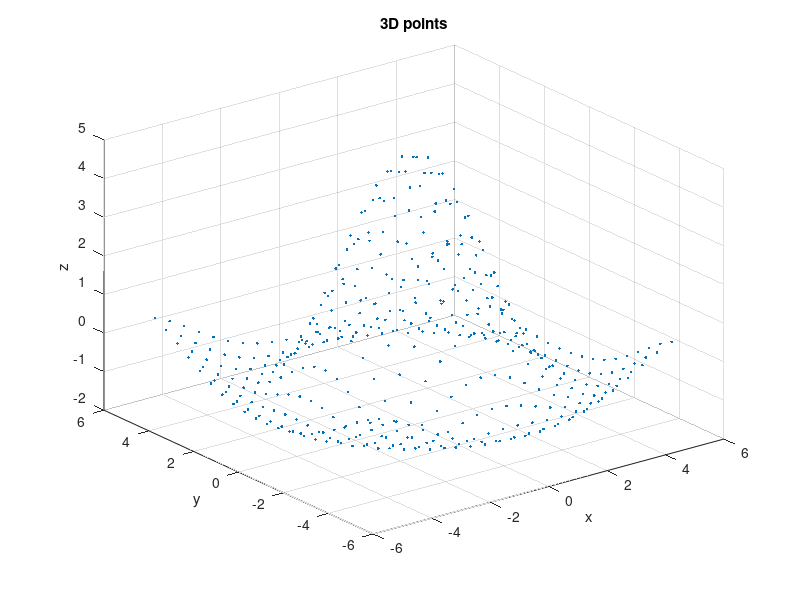
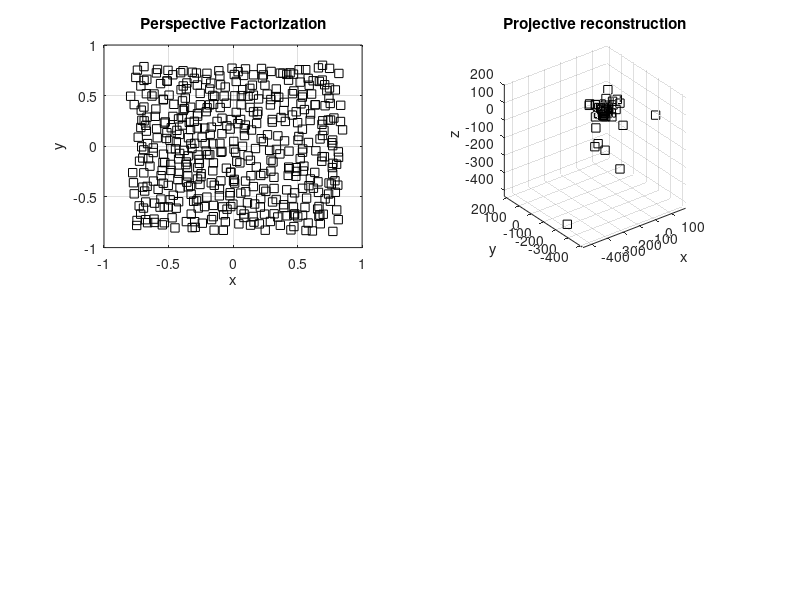
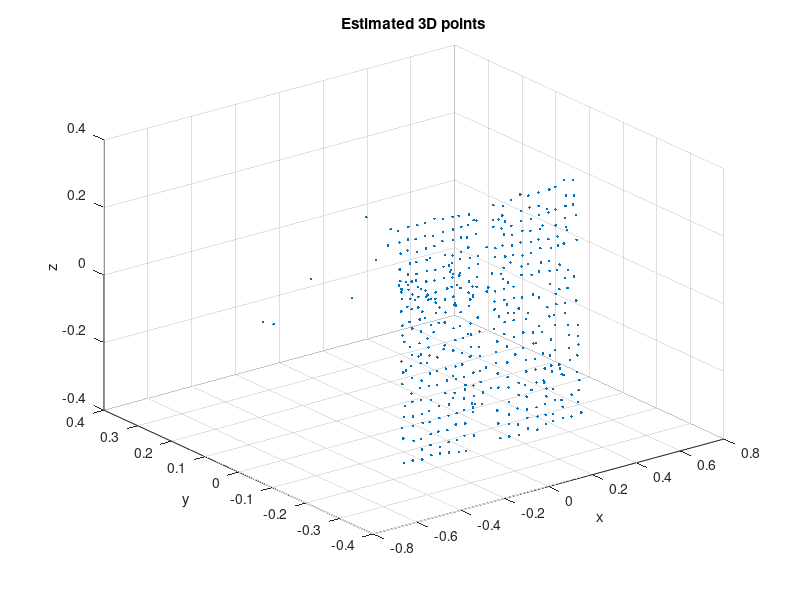

MATLAB code for these plots, in order: (Note: this script raises an error after producing the figures.)
%%%%%%%%%%%%%%%%%%%%%%%%%%%%%%%%%%%%%%%%%%%%%%%%%%%%%%
% Interventional Medical Image Processing (IMIP)
% SS 2011
% (C) University Erlangen-Nuremberg
% Author: Attila Budai & Jan Paulus
% Exercise 3: Perspective Factorization & Homography                                             
% NOTE: Complete the '???' lines!                                       
%%%%%%%%%%%%%%%%%%%%%%%%%%%%%%%%%%%%%%%%%%%%%%%%%%%%%%

clear all;
close all;

% Normalize the image data using isotropic scaling due to numerical
% instabilities
% 0: no
% 1: yes
ISO_SCALING = 1; 

noiseLevel = 0.09;
xmin = -1;
xmax = 1;
ymin = -1;
ymax = 1;

% create point correspondences
[X,Y] = meshgrid(-5.1:.5:4.9);
R = sqrt(X.^2 + Y.^2) + eps;
Z = 5 * sin(R)./R;
xc = X(:);
yc = Y(:);
zc = Z(:);

% create homogeneous coordinates
[m,n] = size(xc);
x4d = [xc(:), yc(:), zc(:), ones(m*n,1)]';

figure(1); 
plot3( xc(:), yc(:), zc(:), '.' ); 
xlabel('x');
ylabel('y');
zlabel('z');
grid on
drawnow;
title('3D points');

numberOfTrackedPoints = length(xc);
numberOfFrames = 20; 

P = zeros(numberOfFrames, 3, 4);
points = zeros(numberOfTrackedPoints, numberOfFrames, 2);

% (u0, v0) principal point 
u0 = 0.0;
v0 = 0.0;
f = 0.050; % focal length 50 mm = 0.05 m

px = 0.0004;
py = 0.0004;
sx = f/px;
sy = f/py;
s = 0;

KPR = [ sx s  u0 0;
        0  sy v0 0;
        0  0  1  0];

% rotation angle of each frame
angleStep = 9 / 180 * pi;
rotAngle = numberOfFrames*angleStep; % = pi -> 180 degree

cd = 1; 
number = 1;

% translation vector (x/y plane)
t1 =  0;
t2 =  0;
t3 =  800; % 700: more distance, 400: lower distance

% rotate camera around y-axis
alphay = 0;
alphaz = 0;
alphax = 0;

for alphay=0:angleStep:(rotAngle-angleStep)
    alphay;
    number;
    
    RotX = [ 1  0                 0;
             0  cd*cos(alphax)   cd*(-sin(alphax));
             0  cd*sin(alphax)   cd*cos(alphax)];
         
    RotY = [ cd*cos(alphay)  0   cd*(-sin(alphay));
             0               1   0;
             cd*sin(alphay)  0   cd*cos(alphay)];
         
    RotZ = [ cd*cos(alphaz)  cd*(-sin(alphaz))  0;
             cd*sin(alphaz)  cd*cos(alphaz)     0;
             0               0                  1];
               
    Rot = RotX * RotY * RotZ;     
    
    % extrinsic parameters (R,t)
    T = [t1 t2 t3]';
    R = [ Rot   T;
          0 0 0 1];
      
    % resulting 3x4 projection matrix = intrinsic * extrinsic
    Pt = KPR*R;
    
    % perspective projection of the points
    x2d = Pt * x4d;
    x = x2d(1,:) ./ x2d(3,:);
    y = x2d(2,:) ./ x2d(3,:);
    err = rand(size(x))-0.5;
    x(:) = x(:) + noiseLevel.* err(:);
    err = rand(size(x))-0.5;
    y(:) = y(:) + noiseLevel.* err(:);
    points(:,number,1) = x;
    points(:,number,2) = y;
    
    figure(2);
    subplot(2,2,1); 
    plot(points(:, number, 1), points(:, number, 2), 'ks') % o
    axis([xmin xmax ymin ymax])
    title('Perspective Factorization');
    xlabel('x');
    ylabel('y');
    grid on
    drawnow
    pause(0.5)
    P(number,:,:) = Pt;
    number = number + 1;    
end

% point correspondences are stored in:
% points(pointIndex, frameIndex, dimension)

if(ISO_SCALING) 
    
    %%%%%%%%%%%%%%%%%%%%%%%%%%%%%%%%%%%%%%%%%%%%%%%%%%%%%%%%%%%%%
    % (1) Translation of the points that their dentroid is at the origin
    % (2) Scaling that the average distance from the origin is equal to
    %     sqrt(2)
    % (3) This transformation is applied to each of the images independently
    %%%%%%%%%%%%%%%%%%%%%%%%%%%%%%%%%%%%%%%%%%%%%%%%%%%%%%%%%%%%%     
     for i=1:numberOfFrames
        i;
        pts = zeros(3, numberOfTrackedPoints);
        pts(1,:) = points(:,i,1);
        pts(2,:) = points(:,i,2);
        pts(3,:) = ones(1,numberOfTrackedPoints);
        xn = pts(1:2,:);            % xn is a (2xN) matrix
        N = size(xn,2);             % = numberOfTrackedPoints
        t = (1/N) * sum(xn,2);      % this is the (x,y) centroid of the points (2x1); sum along the second dimension
        xnc = xn - t*ones(1,N);     % center the points; xnc is a (2xN) matrix
        center(:,i,1) = xnc(1,:);
        center(:,i,2) = xnc(2,:);
        
        dc = sqrt(sum(xnc.^2));     % distance of each new calculated point to the origin (0,0); dc is (1xN) vector
        davg = (1/N)*sum(dc);       % average distance to the origin
        s = sqrt(2)/davg;           % the scale factor, so that average distance is sqrt(2)
        T = [s*eye(2), -s*t ; 0 0 1];   % transformation matrix
        pts = T * pts;
        points(:,i,1) = pts(1,:);
        points(:,i,2) = pts(2,:);
        
        a=sqrt(points(:,i,1).*points(:,i,1) + points(:,i,2).*points(:,i,2));
        avglength=(1/numberOfTrackedPoints).*(sum(sum(a)));
        
        originX=(1/numberOfTrackedPoints).*sum(sum(points(:,i,1)));
        originY=(1/numberOfTrackedPoints).*sum(sum(points(:,i,2)));
    end
end

% Part I  Perspective Factorization
translations = zeros(numberOfFrames, 2);
measurementMatrix = zeros(3*numberOfFrames, numberOfTrackedPoints);

% initialize projective depth with ones
lambda = ones(numberOfFrames, numberOfTrackedPoints);

%%%%%%%%%%%%%%%%%%%%%%%%%%%%%%%%%%%%%%%%%%%%%%%%%%%%%%%%%%%%%
% (4) Compute for each frame the mean of image point coordinates
% (5) Subtract the mean from the image coordinates 
%%%%%%%%%%%%%%%%%%%%%%%%%%%%%%%%%%%%%%%%%%%%%%%%%%%%%%%%%%%%%
n = 1;
for i=1:numberOfFrames
     measurementMatrix(n,:) = points(:, i, 1);
     measurementMatrix(n+1,:) = points(:, i, 2);  
     measurementMatrix(n+2,:) = 1;
    n = n + 3;
end

% keep the original measurement matrix
W = measurementMatrix;

lc = 0.5;
lambdaChange = 1000;
oldLambda = 2000;

while(abs(lambdaChange-oldLambda) > lc) 
    %for lo = 1:5 % fixed number of iterations
        change = abs(lambdaChange-oldLambda);

        %%%%%%%%%%%%%%%%%%%%%%%%%%%%%%%%%%%%%%%%%%%%%%%%%%%%%%%%%%%%%
        % (7) Normalizing rows, use Frobenius-norm
        %%%%%%%%%%%%%%%%%%%%%%%%%%%%%%%%%%%%%%%%%%%%%%%%%%%%%%%%%%%%%
        for i=1:numberOfFrames
             lambda(i,:) = lambda(i,:) / norm(lambda(i,:), 'fro');
        end
        
        %%%%%%%%%%%%%%%%%%%%%%%%%%%%%%%%%%%%%%%%%%%%%%%%%%%%%%%%%%%%%
        % (8) Normalizing columns, use Frobenius-norm 
        %%%%%%%%%%%%%%%%%%%%%%%%%%%%%%%%%%%%%%%%%%%%%%%%%%%%%%%%%%%%% 
        for i=1:numberOfTrackedPoints
            lambda(:,i) = lambda(:,i) / norm(lambda(:,i), 'fro');
        end

        %%%%%%%%%%%%%%%%%%%%%%%%%%%%%%%%%%%%%%%%%%%%%%%%%%%%%%%%%%%%%
        % (6) Build the measurement matrix
        %%%%%%%%%%%%%%%%%%%%%%%%%%%%%%%%%%%%%%%%%%%%%%%%%%%%%%%%%%%%%
        j = 1;
        for i=1:numberOfFrames
             measurementMatrix(j,:) = W(j,:) .* lambda(i,:);
             measurementMatrix(j+1,:) = W(j + 1,:) .* lambda(i,:);
             measurementMatrix(j+2,:) = lambda(i,:);
            j = j + 3;
        end
      
        cond(measurementMatrix)
        
        %%%%%%%%%%%%%%%%%%%%%%%%%%%%%%%%%%%%%%%%%%%%%%%%%%%%%%%%%%%%%
        % (9) Compute the SVD
        %%%%%%%%%%%%%%%%%%%%%%%%%%%%%%%%%%%%%%%%%%%%%%%%%%%%%%%%%%%%%
         [U,S,V] = svd(measurementMatrix);
        
        %%%%%%%%%%%%%%%%%%%%%%%%%%%%%%%%%%%%%%%%%%%%%%%%%%%%%%%%%%%%%
        % (10) Find its nearest rank-4 approximation using the SVD
        %%%%%%%%%%%%%%%%%%%%%%%%%%%%%%%%%%%%%%%%%%%%%%%%%%%%%%%%%%%%%
         for i=5:size(S,1)
             S(i,i) = 0;
         end
        oldM = measurementMatrix;

        %%%%%%%%%%%%%%%%%%%%%%%%%%%%%%%%%%%%%%%%%%%%%%%%%%%%%%%%%%%%%
        % (11) Get the motion (camera movement)
        %%%%%%%%%%%%%%%%%%%%%%%%%%%%%%%%%%%%%%%%%%%%%%%%%%%%%%%%%%%%%
        Ssq = sqrt(S);
         Pfac = U * Ssq;

        %%%%%%%%%%%%%%%%%%%%%%%%%%%%%%%%%%%%%%%%%%%%%%%%%%%%%%%%%%%%%
        % (11) Get the structure (3D points)
        %%%%%%%%%%%%%%%%%%%%%%%%%%%%%%%%%%%%%%%%%%%%%%%%%%%%%%%%%%%%%
         Xfac = Ssq * V';
        
        figure(3); 
        plot3(Xfac(1,:), Xfac(2,:), Xfac(3,:), '.'); 
        xlabel('x');
        ylabel('y');
        zlabel('z');
        grid on
        drawnow;
        title('Estimated 3D points');
        
        %%%%%%%%%%%%%%%%%%%%%%%%%%%%%%%%%%%%%%%%%%%%%%%%%%%%%%%%%%%%%
        % (12) Reproject the 3D points into each image to obtain new 
        %      estimates of the depths
        %%%%%%%%%%%%%%%%%%%%%%%%%%%%%%%%%%%%%%%%%%%%%%%%%%%%%%%%%%%%%
        measurementMatrix = U * S * V';

        measurementMatrix = measurementMatrix ./ W;
        
        %%%%%%%%%%%%%%%%%%%%%%%%%%%%%%%%%%%%%%%%%%%%%%%%%%%%%%%%%%%%%
        % (13) Get new lambda's
        % (14) Compute the mean of these three new lambda's
        %%%%%%%%%%%%%%%%%%%%%%%%%%%%%%%%%%%%%%%%%%%%%%%%%%%%%%%%%%%%%
        j = 1;
        for i=1:numberOfFrames
            lambdaMean = 1/3 * ( measurementMatrix(j,:) + measurementMatrix(j+1,:) + measurementMatrix(j+2,:) );
            lambda(i,:) = lambdaMean;
            j = j + 3;
        end
        
        oldLambda = lambdaChange;
        lambdaChange = norm(measurementMatrix - oldM, 'fro');
        lambdaChange
    %end
end

sx = size(Xfac);
X3D = zeros( 3, sx(2) );
X3D(1,:) = Xfac(1,:) ./ Xfac(4,:);
X3D(2,:) = Xfac(2,:) ./ Xfac(4,:);
X3D(3,:) = Xfac(3,:) ./ Xfac(4,:);

% plot the projective reconstruction
figure(2);
subplot(2,2,2);
plot3(X3D(1,:), X3D(2,:), X3D(3,:), 'ks');
grid on
axis equal;
xlabel('x');
ylabel('y');
zlabel('z');
title('Projective reconstruction');

% Homography:
% The projective reconstruction does not give us a good 
% idea how the reconstructed object does look like. 
% Therefore we will jump from the projective reconstruction 
% to a metric reconstruction using ground truth.
% Fortunately we have given the real (not the computed)
% projection matrices. This will allow us to compute the
% HOMOGRAPHY between the projective and the metric
% reconstruction.

%%%%%%%%%%%%%%%%%%%%%%%%%%%%%%%%%%%%%%%%%%%%%%%%%%%%%%%%%%%%%
% (16) Compute the homography
%%%%%%%%%%%%%%%%%%%%%%%%%%%%%%%%%%%%%%%%%%%%%%%%%%%%%%%%%%%%%
x0 = eye(4,4);
xdata = Xfac([1:4],:); % projective reconstruction
ydata = x4d;
size(xdata)
size(ydata)
% solve non-linear curve-fitting problem in least-squares sense;
% given input data xdata;
% observed output data ydata;
% find coefficients h that best fit the equation
% non-linear function homography; @ means can be specified as a 
% function handle

% lsqcurvefit ???
[h, resnorm] = lsqcurvefit(@homography,x0,xdata,ydata);

% homography
h 
% value of the squared 2-norm of the residual at h
resnorm

%%%%%%%%%%%%%%%%%%%%%%%%%%%%%%%%%%%%%%%%%%%%%%%%%%%%%%%%%%%%%
% (17) Jump to the metric space
%%%%%%%%%%%%%%%%%%%%%%%%%%%%%%%%%%%%%%%%%%%%%%%%%%%%%%%%%%%%%
XMetric = h*xdata;
XMetric(1,:) = XMetric(1,:) ./ XMetric(4,:);
XMetric(2,:) = XMetric(2,:) ./ XMetric(4,:);
XMetric(3,:) = XMetric(3,:) ./ XMetric(4,:);

subplot(2,2,3);
plot3(XMetric(1,:), XMetric(2,:), XMetric(3,:), 'ks');
grid on
xlabel('x');
ylabel('y');
zlabel('z');
axis equal;
title('Metric reconstruction');
